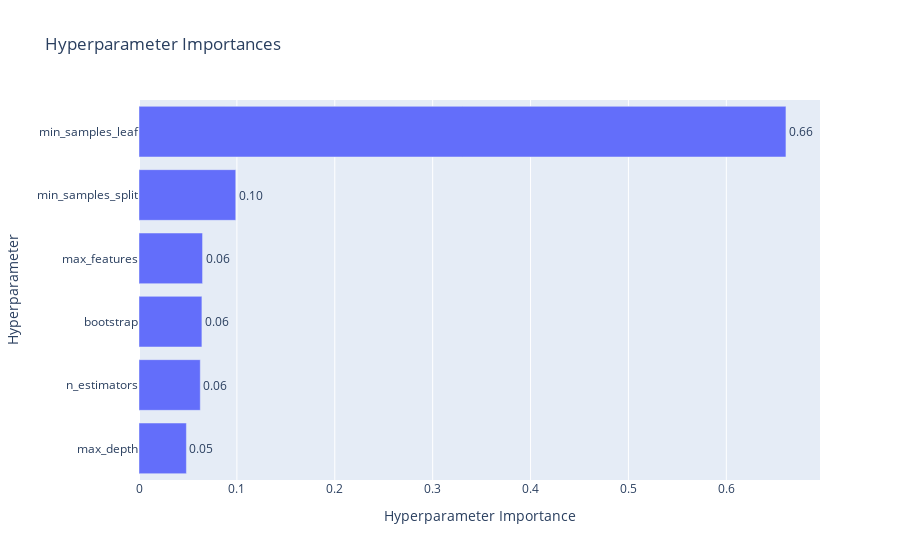

Source (notebook cell):
### Code cell
fig = plot_param_importances(study_balanced)
fig.show()

### Figure 1 — Plotly figure (JSON) as saved in the notebook; plotly's stock layout.template omitted (floating-point values rounded to 4 significant figures)
{"data": [{"cliponaxis": false, "hovertemplate": ["max_depth (CategoricalDistribution): 0.048425763351463626<extra></extra>", "n_estimators (IntDistribution): 0.06261090518554875<extra></extra>", "bootstrap (CategoricalDistribution): 0.06426811274746333<extra></extra>", "max_features (CategoricalDistribution): 0.06493243887022172<extra></extra>", "min_samples_split (IntDistribution): 0.09884443916999158<extra></extra>", "min_samples_leaf (IntDistribution): 0.660918340675311<extra></extra>"], "name": "Objective Value", "orientation": "h", "text": ["0.05", "0.06", "0.06", "0.06", "0.10", "0.66"], "textposition": "outside", "type": "bar", "x": [0.04843, 0.06261, 0.06427, 0.06493, 0.09884, 0.6609], "y": ["max_depth", "n_estimators", "bootstrap", "max_features", "min_samples_split", "min_samples_leaf"]}], "layout": {"title": {"text": "Hyperparameter Importances"}, "xaxis": {"title": {"text": "Hyperparameter Importance"}}, "yaxis": {"title": {"text": "Hyperparameter"}}}}
